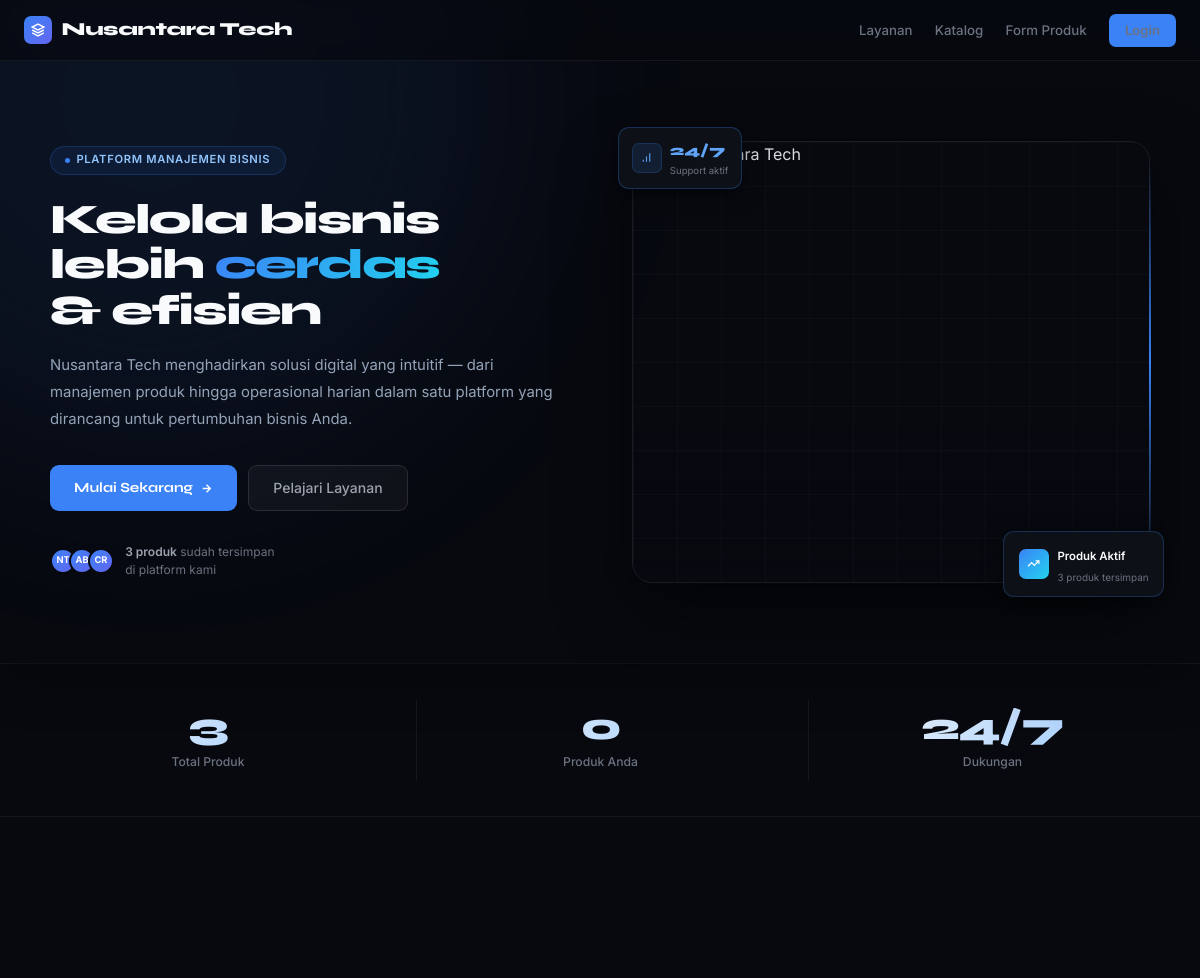
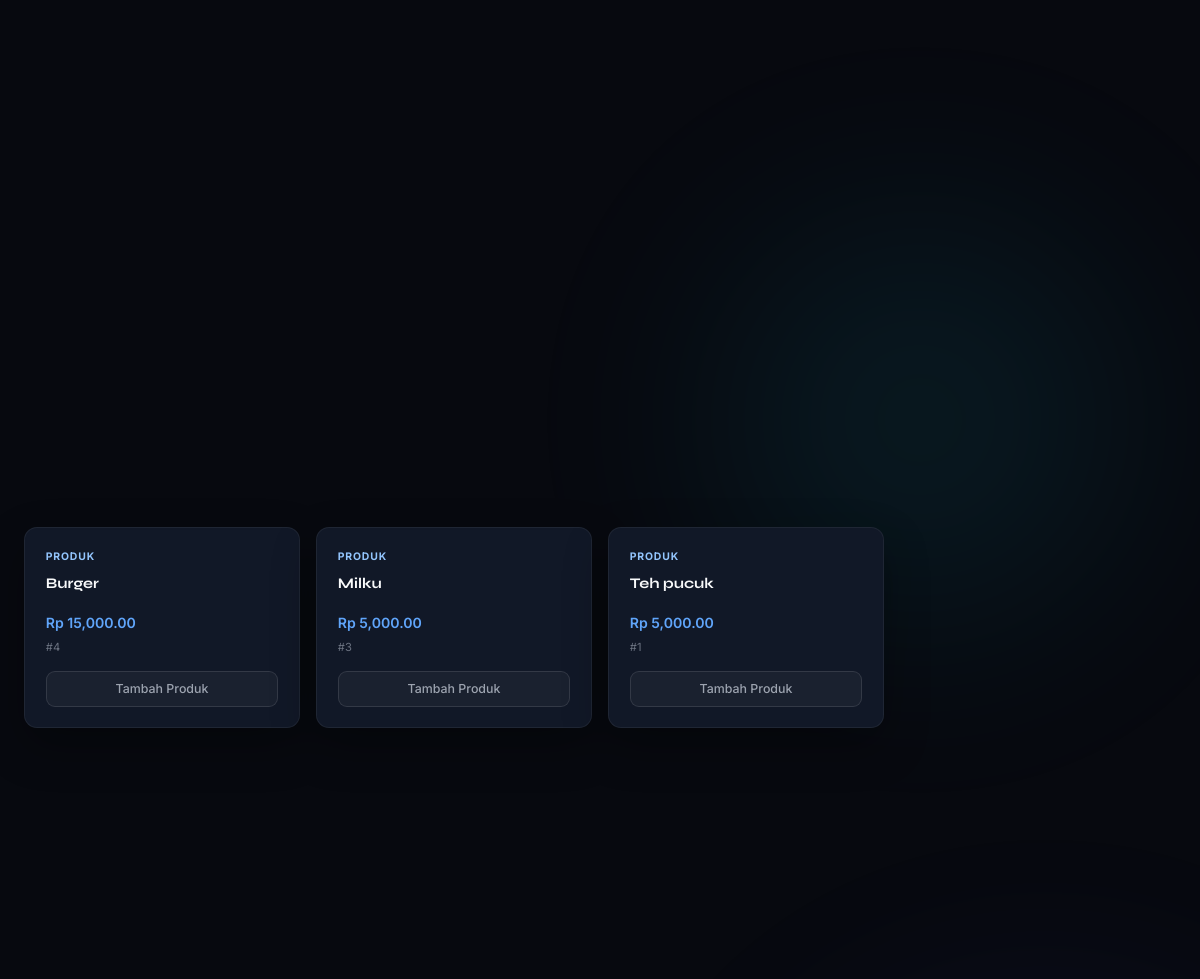
The app's page / (upper part), older data (2 pictures, top to bottom).
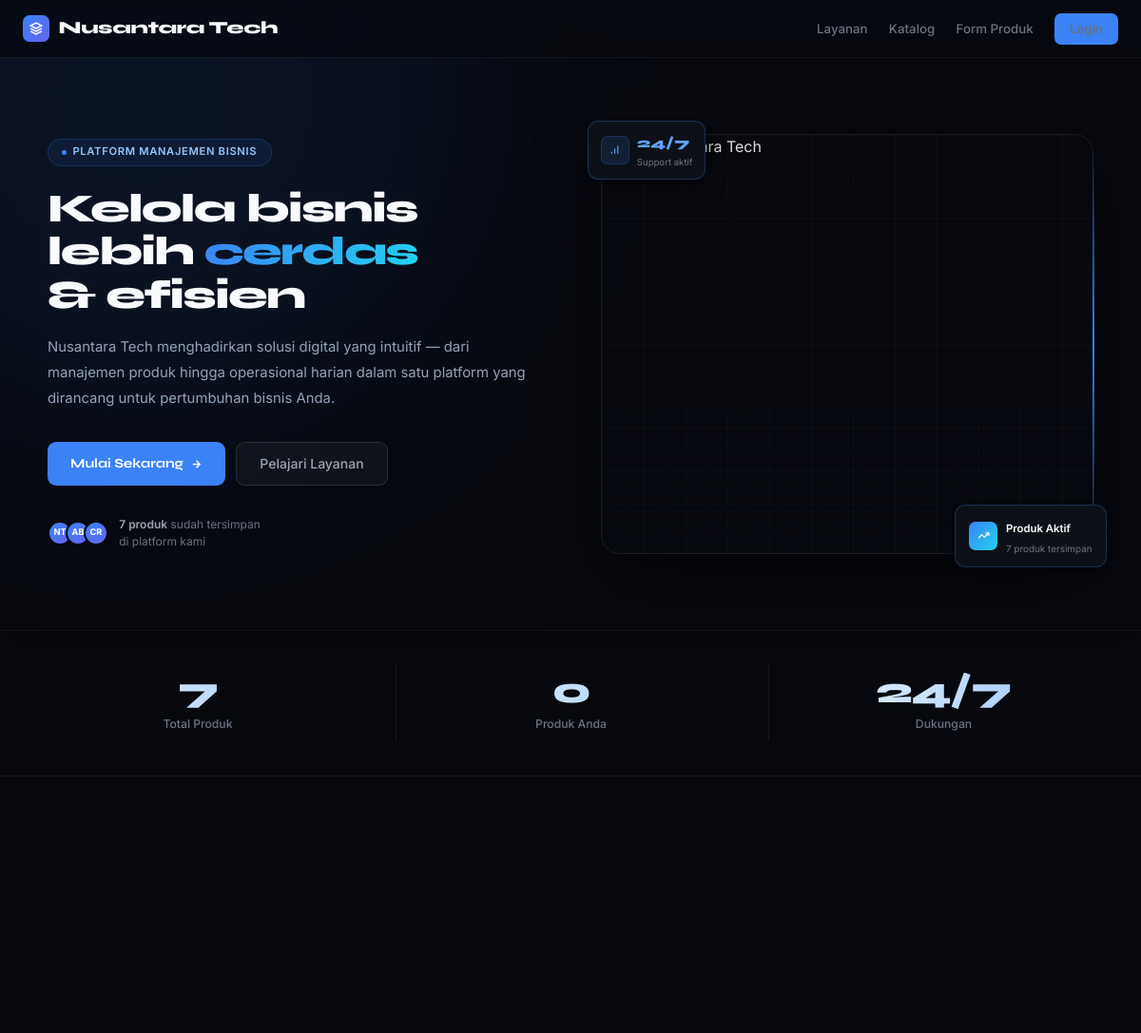
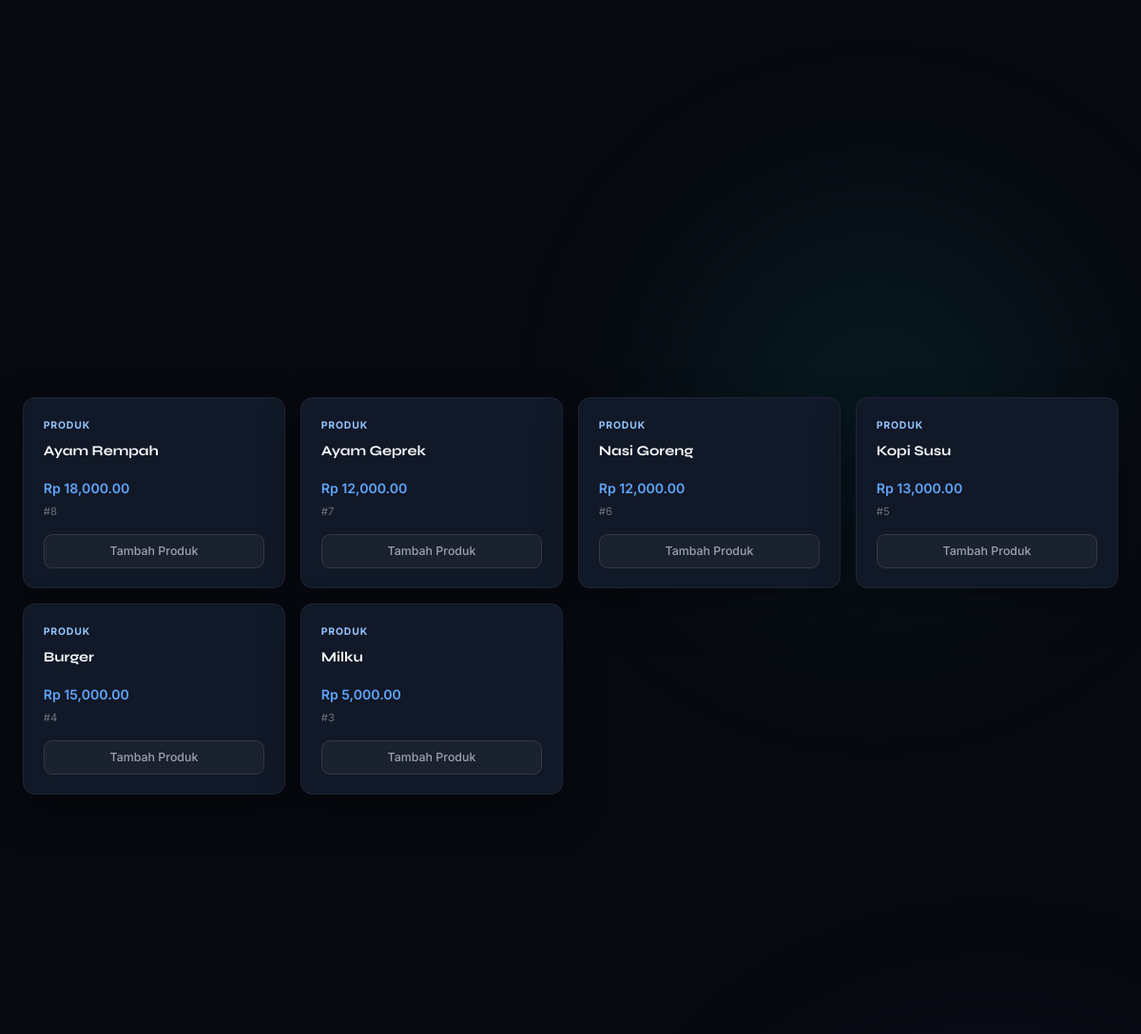
The same page, newer data (2 pictures, top to bottom).
### appku/models.py (models this page shows, shortened)
class Produk(models.Model):
    id = models.BigAutoField(primary_key=True)
    nama = models.CharField(max_length=100)
    harga = models.DecimalField(max_digits=10, decimal_places=2, default=0)
    kategori = models.ForeignKey(
        Kategori,
        on_delete=models.SET_NULL,
        null=True,
        blank=True,
        related_name="produks",
    )
    supplier = models.ForeignKey(
        Supplier,
        on_delete=models.SET_NULL,
        null=True,
        blank=True,
        related_name="produks",
    )
    stok = models.PositiveIntegerField(default=0)  # 🔥 tidak bisa minus
    deskripsi = models.TextField(blank=True, default="")
    created_at = models.DateTimeField(auto_now_add=True)
    updated_at = models.DateTimeField(auto_now=True)

### appku/views.py (the view)
# urls.py: path("", views.home, name="home"),
def home(request):
    produk_terbaru = Produk.objects.all().order_by("-id")[:6]
    total_produk = Produk.objects.count()
    last_produk = request.session.get("last_produk")
    produk_count = request.session.get("produk_count", 0)
    context = {
        "produk_terbaru": produk_terbaru,
        "total_produk": total_produk,
        "last_produk": last_produk,
        "produk_count": produk_count,
    }
    return render(request, "appku/index.html", context)

### appku/templates/appku/index.html (shortened to what the changed rows need)
{% extends 'appku/base.html' %}
{% load static %}
{% load humanize %}
{% block content %}
<div class="ambient">
  <div class="amb-blob amb-1"></div>
  <div class="amb-blob amb-3"></div>
</div>
<div class="page">
  <section class="hero">
    <div class="hero-grid">
      <div class="hero-left">
        <h1>
          Kelola bisnis<br>
          lebih <span class="gr">cerdas</span><br>
          &amp; efisien
        </h1>
        <div class="trust">
          <div class="trust-txt">
            <strong>{{ total_produk }} produk</strong> sudah tersimpan<br>di platform kami
          </div>
        </div>
      </div>
      <div class="hero-right">
        <div class="br-badge">
          <div>
            <span class="br-label">Produk Aktif</span>
            <span class="br-sub">{{ total_produk }} produk tersimpan</span>
          </div>
        </div>
      </div>
    </div>
  </section>
  <div class="stats-strip reveal">
    <div class="wrap">
      <div class="stats-grid">
        <div class="stat-item">
          <div class="stat-num">{{ total_produk }}</div>
          <div class="stat-lbl">Total Produk</div>
        </div>
      </div>
    </div>
  </div>
  <section id="katalog" style="padding: 0 0 5rem;">
    <div class="wrap">
      <div class="produk-grid">
        {% for produk in produk_terbaru %}
        <div class="produk-card reveal {% cycle 'rd1' 'rd2' 'rd3' 'rd4' %}">
          <div class="produk-cat">Produk</div>
          <div class="produk-name">{{ produk.nama }}</div>
          <div class="produk-price">Rp {{ produk.harga|intcomma }}</div>
          <div class="produk-id">#{{ produk.id }}</div>
          <a href="{% url 'produk_form' %}" class="btn-ghost">Tambah Produk</a>
        </div>
        {% endfor %}
      </div>
    </div>
  </section>
</div>
{% endblock %}

Row changes from the older to the newer data that the page shows:
no longer on this page (row edited): Produk: nama "Teh pucuk", harga "5,000.00", id "1"
added Produk: nama "Ayam Rempah", harga "18,000.00", id "8"
added Produk: nama "Ayam Geprek", harga "12,000.00", id "7"
added Produk: nama "Nasi Goreng", harga "12,000.00", id "6"
added Produk: nama "Kopi Susu", harga "13,000.00", id "5"
Text that changed along with them:
{{ total_produk }}: "3" → "7"
